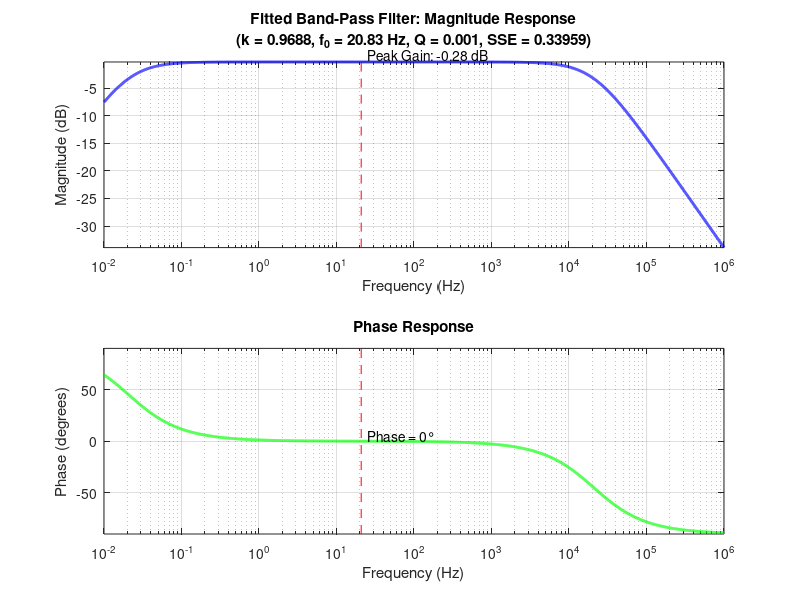

Recreate this plot in MATLAB.
% =============================================================
% ==     绘制带通滤波器频率响应图 (Bode Plot)              ==
% =============================================================
clear; clc; close all;

% --- 1. 从你的结果中提取拟合参数 ---
k  = 0.9688;         % 增益 (Gain)
f0 = 20.83;          % 中心频率 (Center Frequency in Hz)
Q  = 0.0010;         % Q因子 (Q-Factor)
SSE = 3.395909e-01;  % 残差平方和 (Final SSE)

% --- 2. 计算滤波器传递函数的参数 ---
% 传递函数 H(s) = k * ( (w0/Q)*s ) / ( s^2 + (w0/Q)*s + w0^2 )
w0 = 2 * pi * f0; % 将中心频率从 Hz 转换为 rad/s

% --- 3. 创建频率轴用于绘图 ---
% 由于Q值非常小，带宽极宽，我们需要一个很宽的对数频率范围来观察其特性。
f = logspace(-2, 6, 8000); % 从 0.01 Hz 到 1,000,000 Hz (1 MHz) 的对数间隔点
w = 2 * pi * f;           % 转换为 rad/s
s = 1i * w;               % 复频率 s = jw

% --- 4. 计算传递函数 H(s) ---
numerator = k * (w0/Q) * s;
denominator = s.^2 + (w0/Q) * s + w0^2;
H = numerator ./ denominator;

% --- 5. 计算幅值(dB)和相位(度) ---
magnitude_dB = 20 * log10(abs(H));
phase_deg = angle(H) * 180 / pi;

% --- 6. 绘图 ---
figure('Name', 'Fitted Band-Pass Filter Frequency Response', 'NumberTitle', 'off');

% 幅频响应图
subplot(2, 1, 1); % 创建一个2x1的图窗，并激活第1个
semilogx(f, magnitude_dB, 'b-', 'LineWidth', 2);
title({['Fitted Band-Pass Filter: Magnitude Response'], ...
       ['(k = ' num2str(k) ', f_0 = ' num2str(f0) ' Hz, Q = ' num2str(Q) ', SSE = ' num2str(SSE) ')']});
xlabel('Frequency (Hz)');
ylabel('Magnitude (dB)');
grid on;
hold on;

% 找到并标记峰值
peak_gain_dB = 20*log10(k);
plot([f0, f0], [min(magnitude_dB), peak_gain_dB], 'r--', 'DisplayName', ['Peak at f_0 = ' num2str(f0) ' Hz']);
text(f0, peak_gain_dB, sprintf('  Peak Gain: %.2f dB', peak_gain_dB), 'VerticalAlignment', 'bottom');
hold off;
axis tight; % 自动调整坐标轴

% 相频响应图
subplot(2, 1, 2); % 激活第2个图窗
semilogx(f, phase_deg, 'g-', 'LineWidth', 2);
title('Phase Response');
xlabel('Frequency (Hz)');
ylabel('Phase (degrees)');
grid on;
hold on;

% 标记中心频率处的相位
plot([f0, f0], [-90, 90], 'r--', 'DisplayName', ['Phase at f_0 is 0°']);
text(f0, 0, '  Phase = 0°', 'VerticalAlignment', 'bottom');
hold off;
ylim([-100, 100]); % 设置合理的相位范围
axis tight;
